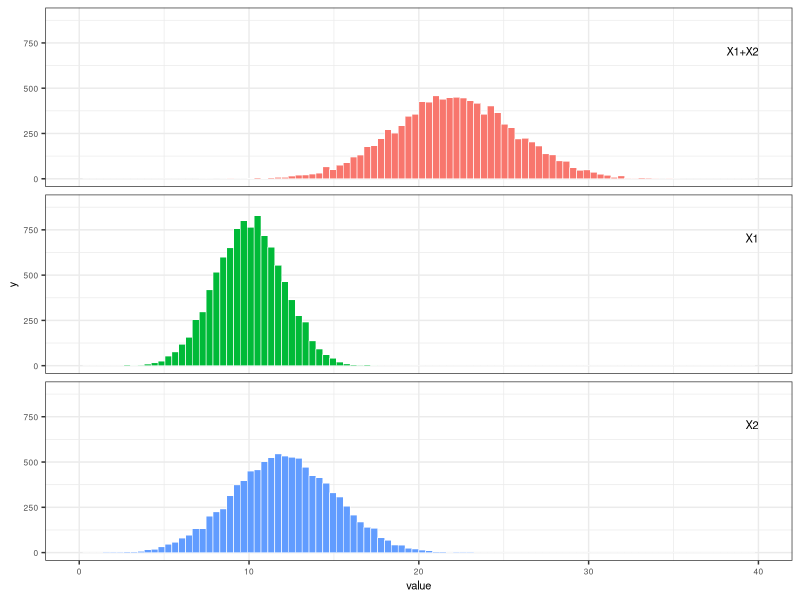

This figure's R source: (Note: this script raises an error after producing the figure.)
###############################################################################
# Demo 2 showing how the variance of the sum of two random variables
# responds to covariance between the two random variables. This is 
# demonstrated with simulated data.
#
# Variables are named to follow  y = x1 + x2 where all are random variables.
# Variable z is a precursor random variable used to create x2.
#
# September 2026
###############################################################################

library(tidyr)
library(dplyr)
library(ggplot2)
library(stringr)


###############################################################################
# set parameters
###############################################################################
N <- 10000    # size of x1 and x2 simulated vectors 

# parameters for normal distributions for freq. distributions of x1 and x2
x1_mean <- 10 
x1_stdev <- 2

x2_mean <- 12
x2_stdev <- 3

# correlation values to create range of covariance between x1 and x2 
corr_target_vals <- c(0.0, 0.2, 0.4, 0.6, 0.8, 1.0)



###############################################################################
#  create data frame with N rows and n columns (n=length(corr_target_vals) +1)
#  with structure:
#    col 1: values of random variable x1 
#    col 2: random variates x2 with corr_vals[1] correlation with x2
#    col 3: random variates x2 with corr_vals[2] correlation with x2
#    col 4: random variates x2 with corr_vals[3] correlation with x2
#    .....
#    col n: random variates x2 with corr_vals[n] correlation with x2
###############################################################################

# first make data frame of same dimensions [N, n] with columns of independent
# standard normal random variates. Col 1 is std normal version of x1.
# Cols 2:n are all instances of z, the precursor to x2, which is also 
# standard normal.
nrows <- N
ncols <- length(corr_target_vals) + 1
data1 <- as.data.frame(matrix(rnorm(nrows*ncols), nrow=nrows, ncol=ncols))

# Transform the z columns to standard normal versions of x2 with specified
# correlation with x1
data2 <- data1
for (icol in seq(2,ncols)) {
 target_corr <- corr_target_vals[icol - 1]
 data2[,icol] <- data2[,1]*target_corr + sqrt(1 - target_corr^2) * data2[,icol]
}

# Scale col 1 using x1 parameters, cols 2:n using x2 parameters
data3 <- data2 
data3[,1] <- x1_mean + data2[,1]*x1_stdev
for (icol in seq(2,ncols)) {
  data3[,icol] <- x2_mean + data2[,icol] * x2_stdev
}

# create meaningful column names
df_names <- character(ncols)
df_names[1] <- "x1"
for (icol in seq(2,ncols)) {
 icorr <- corr_target_vals[icol - 1]
 corr_str <- sprintf("%.1f", icorr)
 suffix <- str_remove(corr_str, "\\.")
 x2name <- str_c("x2", suffix, sep="_")
 df_names[icol] <- x2name 
}
names(data3) <- df_names  


###############################################################################
#  get x1-x2 correlations
###############################################################################
corr_vals <- cor(data3[,1], data3[,2:7], use = "pairwise.complete.obs")



###############################################################################
# calc x1+x2 sums, population variances, covariances
# covariance(x,y) = correlation(x,y) / (stdev(x) * stdev(y))
###############################################################################
for (icol in seq(2,ncols)) {
  colname <- str_c("sum_",names(data3)[icol])
  data3[[colname]] <- data3[,1] + data3[,icol]
}
col_vars <- sapply(data3, var)
cov_vals <- corr_vals * sqrt(col_vars[2:ncols] * col_vars[1])



###############################################################################
#  graph panels - x1-x2 xy scatter plot, freq. histograms of x1, x2, x1+x2 
###############################################################################
# make tidy
data_tidy <- data3 |>
  pivot_longer(cols=everything(), cols_vary="slowest", names_to="variable",
               values_to="value") |>
  mutate(target_correlation = ifelse(str_detect(variable, "_"),
                                     as.numeric(str_extract(variable,"[^_]+$"))/10,
                                     9999),
         data_category = case_when(
           str_detect(variable,"x1") ~ "x1",
           str_detect(variable,"sum") ~ "sum",
           str_detect(variable,"x2") ~ "x2"
         ),
         data_category_fct = factor(data_category,
                                    levels = c("sum","x1","x2"))
         )

# loop through correlation levels
for (icorr in corr_target_vals) {
  # filter for records with icorr correlation or 9999 which are x1 records
  data_filt <- data_tidy |> filter(target_correlation == icorr |
                                   target_correlation == 9999.0)
  
  # make 3 stacked graph panels for freq. histograms of x1, x2, x1+x2
  label_var_data <- data.frame(
    data_category_fct = factor(c("sum","x1","x2"), levels = c("sum","x1","x2")),
    x = 40,
    y = 730,
    label = c("X1+X2","X1","X2")
  )
  
  p3 <- ggplot(data = data_filt, mapping = aes(x=value, fill=data_category_fct)) +
    geom_histogram(bins=100, color="white", linewidth=0.2) +
    facet_wrap(vars(data_category_fct), ncol=1) +
    geom_text(data=label_var_data, mapping=aes(x=x, y=y, label=label),
              hjust=1, vjust=1, inherit.aes=FALSE, size=8, size.unit="pt") +
    theme_bw() +
    theme(
      legend.position = "none",
      axis.text = element_text(size=6),
      axis.title = element_text(size=8),
      strip.text = element_blank()
    ) +
    scale_x_continuous(limits=c(0,40)) +
    scale_y_continuous(limits=c(0,900))
  
  filename <- str_c("output_graphs/demo2_",sprintf("%.1f", icorr),".png")
  ggsave(file=filename, width=2.5, height=2, units="in")
  
  # make x1-x2 scatter plot
  data_filt_wide <- data_filt %>%
     filter(data_category_fct != "sum") %>%
     select(-target_correlation, -data_category) %>%
     pivot_wider(names_from=data_category_fct, values_from=value)
  pscatter <- ggplot(data_filt_wide, mapping=aes(x=x1, y=x2)) +
    geom_point() +
    theme_bw()
  filename2 <- str_c("output_graphs/demo2_scatter_",sprintf("%.1f", icorr),".png")
  ggsave(file=filename, width=1, height=1, units="in")
  
}
